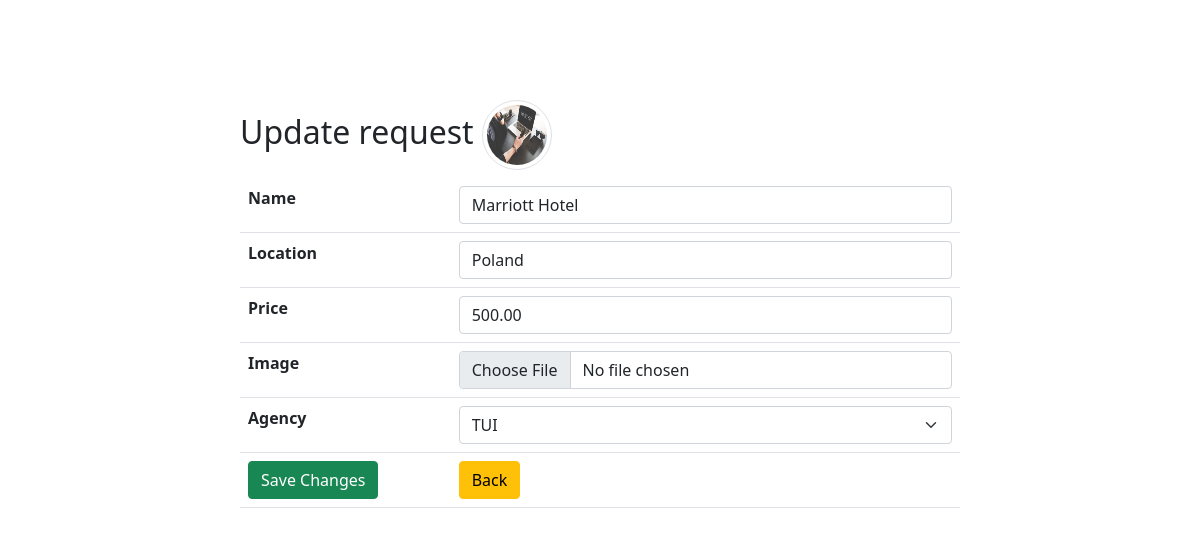
Screenshot of /hotels/update.php?id=2 (signed in) with the database file from the repository.
### tables this page shows
CREATE TABLE `hotels` (
  `hotel_id` int(11) NOT NULL,
  `hotelName` varchar(255) NOT NULL,
  `hotelLoc` varchar(255) NOT NULL,
  `hotelPrice` decimal(13,2) NOT NULL,
  `hotelImage` varchar(255) DEFAULT NULL,
  `fk_agencyId` int(11) DEFAULT NULL
);

### hotels/update.php (the view, shortened to what this page needs)
<?php
require_once '../components/db_connect.php' ;
if ($_GET['id']) {
    $id = $_GET['id'];
    $sql = "SELECT * FROM hotels WHERE hotel_id = {$id}";
    $result = $connect->query($sql);
    if ($result->num_rows == 1) {
        $data = $result->fetch_assoc();
        $name = $data['hotelName'];
        $location = $data['hotelLoc'];
        $price = $data['hotelPrice'];
        $image = $data['hotelImage'];
        $agency = $data['fk_agencyId'];
        $resultAgency = mysqli_query($connect, "SELECT * FROM agency");
        $agencyList = "";
        if(mysqli_num_rows($resultAgency) > 0){
           while ($row = $resultAgency->fetch_array(MYSQLI_ASSOC)){
               if($row['agencyId'] == $agency){
                   $agencyList .= "<option selected value='{$row['agencyId']}'>{$row['agency_name']}</option>";
               }else {
                   $agencyList .= "<option value='{$row['agencyId']}'>{$row['agency_name']}</option>";
               }}
           }else{
           $agencyList = "<li>There are no agencies registered</li>";
       }
    } else {
        header("location: error.php");
    }
} else {
    header("location: error.php");
}
?>
<!DOCTYPE html>
<html>
    <head>
        <?php require_once '../components/boot.php'?>
    </head>
    <body>
        <fieldset>
            <legend class='h2'>Update request <img class='img-thumbnail rounded-circle' src='../pictures/<?php echo $image ?>' alt="<?php echo $name ?>"></legend>
            <form action="actions/a_update.php"  method="post" enctype="multipart/form-data">
                <table class="table">
                    <tr>
                        <th>Name</th>
                        <td><input class="form-control" type="text"  name="hotel_name" placeholder ="Product Name" value="<?php echo $name ?>"  /></td>
                    </tr>
                    <tr>
                        <th>Location</th>
                        <td><input class="form-control" type="text"  name="location" placeholder ="Location" value="<?php echo $location ?>"  /></td>
                    </tr>
                    <tr>
                        <th>Price</th>
                        <td><input class="form-control" type= "number" name="price" step="any"  placeholder="Price" value ="<?php echo $price ?>" /></td>
                    </tr>
                    <tr>
                        <th>Image</th>
                        <td><input class="form-control" type="file" name= "image" /></td>
                    </tr>
                    <tr>
                    <th>Agency</th>
                    <td>
                    <select select class = "form-select"   name = "agency"   aria-label = "Default select example" >
                        <?php   echo  $agencyList; ?>
                    </select>
                    </td>
                    </tr>
                    <tr>
                        <td><button class="btn btn-success" type= "submit">Save Changes</button></td>
                        <td><a href= "index.php"><button class="btn btn-warning" type="button">Back</button></a></td>
                    </tr>
                </table>
            </form>
        </fieldset>
    </body>
</html>

### hotels/update.php (style rules this page uses)
fieldset { margin: auto; margin-top: 100px; width: 60% ; }
.img-thumbnail { width: 70px !important; height: 70px !important; }

### rows the page displays
hotels: hotelImage (picture), hotel_name "Marriott Hotel", location "Poland", price "500.00"

### other values shown
form field agency "TUI"
